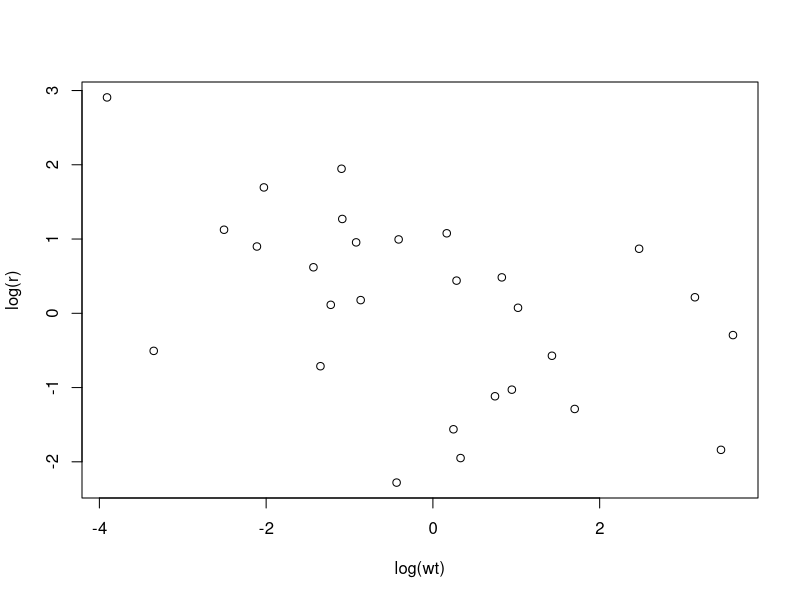

R code for this plot: (Note: this script raises an error after producing the figure.)
set.seed(123)

wt <- exp(rnorm(28, 0.025, 2))

r <-  wt^runif(28, -0.8, 0.6)/exp(rnorm(28, 0, 1))

df <- data.frame(Spp = 1:28, Masa = wt, r = r)

plot(log(wt), log(r))

write.csv(df, "Scripts-R/Escalamiento-alometrico.csv", row.names = F)
